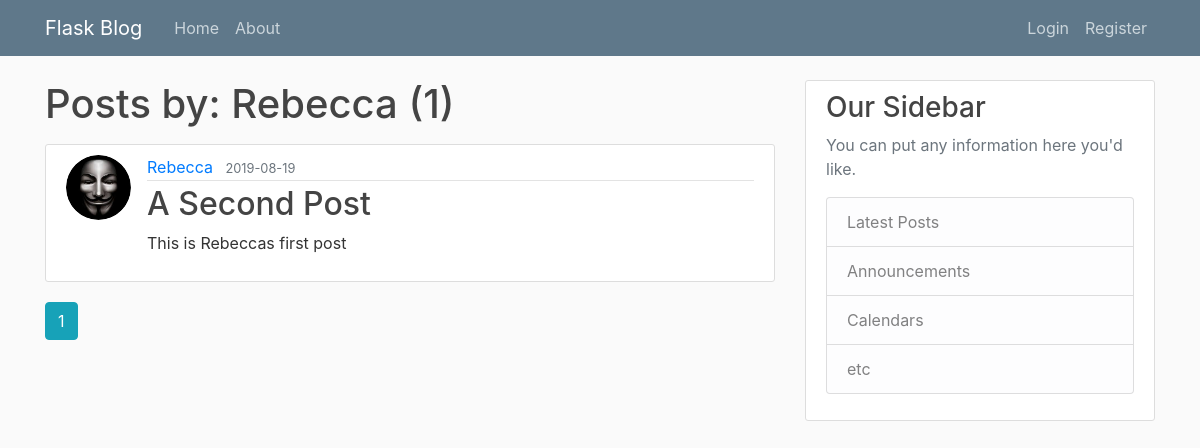
/user/Rebecca, run on an earlier commit of the app's database.
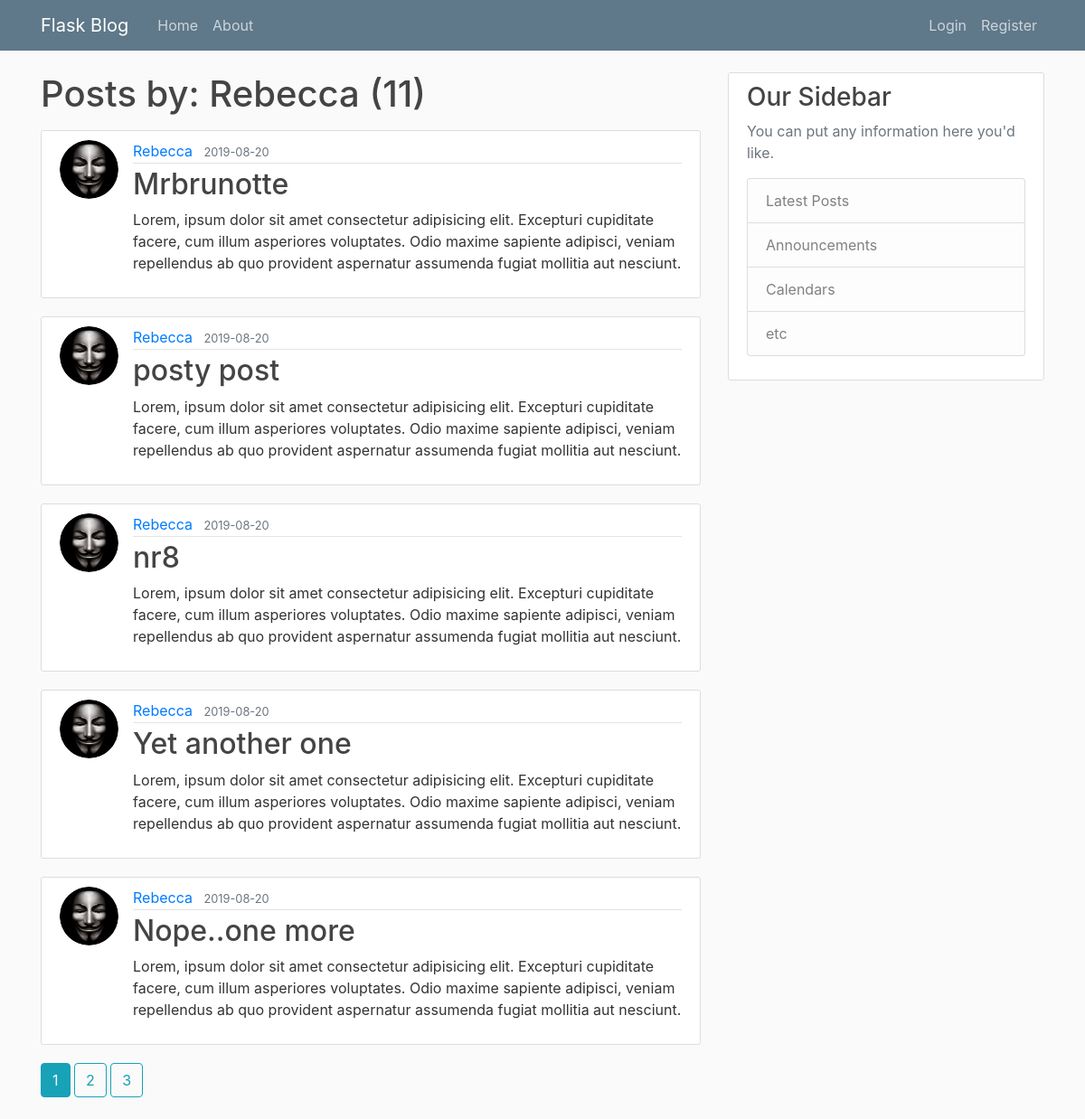
And on a later commit of the database.
### flaskblog/models.py (models this page shows, shortened)
class User(db.Model, UserMixin):
    id = db.Column(db.Integer, primary_key=True)
    username = db.Column(db.String(20), unique=True, nullable=False)
    email = db.Column(db.String(120), unique=True, nullable=False)
    image_file = db.Column(db.String(20), nullable=False,
                           default='default.jpg')
    password = db.Column(db.String(60), nullable=False)
    posts = db.relationship('Post', backref='author', lazy=True)

class Post(db.Model):
    id = db.Column(db.Integer, primary_key=True)
    title = db.Column(db.String(100), nullable=False)
    date_posted = db.Column(db.DateTime, nullable=False,
                            default=datetime.utcnow)
    content = db.Column(db.Text, nullable=False)
    user_id = db.Column(db.Integer, db.ForeignKey('user.id'), nullable=False)

### flaskblog/routes.py (the view)
@app.route("/user/<string:username>")
def user_posts(username):
    page = request.args.get('page', 1, type=int)
    user = User.query.filter_by(username=username).first_or_404()
    posts=Post.query.filter_by(author=user).order_by(Post.date_posted.desc()).paginate(page=page, per_page=5)
    return render_template('user_posts.html', posts=posts, user=user)

### flaskblog/templates/user_posts.html
{% extends "layout.html" %}
{% block content %}
<h1 class="mb-3">Posts by: {{ user.username }} ({{ posts.total }})</h1>
{% for post in posts.items %}
<article class="media content-section">
    <img class="rounded-circle article-img"
        src="{{ url_for('static', filename='profile_pics/' + post.author.image_file) }}" alt="">
    <div class="media-body">
        <div class="article-metadata">
            <a class="mr-2"
                href="{{ url_for('user_posts', username=post.author.username) }}">{{ post.author.username }}</a>
            <small class="text-muted">{{ post.date_posted.strftime('%Y-%m-%d') }}</small>
        </div>
        <h2><a class="article-title" href="{{ url_for('post', post_id=post.id) }}">{{ post.title }}</a></h2>
        <p class="article-content">{{ post.content }}</p>
    </div>
</article>
{% endfor %}
{% for page_num in posts.iter_pages(left_edge=1, right_edge=1, left_current=1, right_current=2) %}
{% if page_num %}
{% if posts.page == page_num %}
<a class="btn btn-info mb-4"
    href="{{ url_for('user_posts', username=user.username, page=page_num) }}">{{ page_num }}</a>
{% else %}
<a class="btn btn-outline-info mb-4"
    href="{{ url_for('user_posts', username=user.username, page=page_num) }}">{{ page_num }}</a>
{% endif %}
{% else %}
...
{% endif %}
{% endfor %}
{% endblock content %}

### flaskblog/templates/layout.html (shortened to what this page needs)
<!DOCTYPE html>
<html>
<head>
    <link rel="stylesheet" href="https://stackpath.bootstrapcdn.com/bootstrap/4.3.1/css/bootstrap.min.css"
>
    <link rel="stylesheet" type="text/css" href="{{ url_for('static', filename='main.css') }}">
</head>
<body>
    <header class="site-header">
        <nav class="navbar navbar-expand-md navbar-dark bg-steel fixed-top">
            <div class="container">
                <a class="navbar-brand mr-4" href="/">Flask Blog</a>
                <div class="collapse navbar-collapse" id="navbarToggle">
                    <div class="navbar-nav mr-auto">
                        <a class="nav-item nav-link" href="{{ url_for('home') }}">Home</a>
                        <a class="nav-item nav-link" href="{{ url_for('about') }}">About</a>
                    </div>
                    <div class="navbar-nav">
                        {% if current_user.is_authenticated %}
                        <a class="nav-item nav-link" href="{{ url_for('new_post') }}">New Post</a>
                        <a class="nav-item nav-link" href="{{ url_for('account') }}">Account</a>
                        <a class="nav-item nav-link" href="{{ url_for('logout') }}">Logout</a>
                        {% else %}
                        <a class="nav-item nav-link" href="{{ url_for('login') }}">Login</a>
                        <a class="nav-item nav-link" href="{{ url_for('register') }}">Register</a>
                        {% endif %}
                    </div>
                </div>
            </div>
        </nav>
    </header>
    <main role="main" class="container">
        <div class="row">
            <div class="col-md-8">
                {% block content %}{% endblock %}
            </div>
            <div class="col-md-4">
                <div class="content-section">
                    <h3>Our Sidebar</h3>
                    <p class="text-muted">You can put any information here you'd like.
                        <ul class="list-group">
                            <li class="list-group-item list-group-item-light">Latest Posts</li>
                            <li class="list-group-item list-group-item-light">Announcements</li>
                            <li class="list-group-item list-group-item-light">Calendars</li>
                            <li class="list-group-item list-group-item-light">etc</li>
                        </ul>
                    </p>
                </div>
            </div>
        </div>
    </main>
</body>
</html>

### flaskblog/static/main.css (style rules this page uses)
body { background: #fafafa; color: #333333; margin-top: 5rem; }
h1, h2, h3, h4, h5, h6 { color: #444444; }
.bg-steel { background-color: #5f788a; }
.site-header .navbar-nav .nav-link { color: #cbd5db; }
.content-section { background: #ffffff; padding: 10px 20px; border: 1px solid #dddddd; border-radius: 3px; margin-bottom: 20px; }
.article-title { color: #444444; }
.article-content { white-space: pre-line; }
.article-img { height: 65px; width: 65px; margin-right: 16px; }
.article-metadata { padding-bottom: 1px; margin-bottom: 4px; border-bottom: 1px solid #e3e3e3 }

What changed in the data, as far as the page shows it:
no longer on this page (row unchanged): Post: image_file (placeholder picture), author.username "Rebecca", date_posted "2019-08-19", title "A Second Post", content "This is Rebeccas first post"
added Post: image_file (placeholder picture), author.username "Rebecca", date_posted "2019-08-20", title "Mrbrunotte", content "Lorem, ipsum dolor sit amet consectetur adipisicing elit. Excepturi cupiditate facere, cum illum asperiores voluptates. Odio maxime sapiente adipisci, veniam repellendus ab quo provident aspernatur assumenda fugiat mollitia aut nesciunt."
added Post: image_file (placeholder picture), author.username "Rebecca", date_posted "2019-08-20", title "posty post", content "Lorem, ipsum dolor sit amet consectetur adipisicing elit. Excepturi cupiditate facere, cum illum asperiores voluptates. Odio maxime sapiente adipisci, veniam repellendus ab quo provident aspernatur assumenda fugiat mollitia aut nesciunt."
added Post: image_file (placeholder picture), author.username "Rebecca", date_posted "2019-08-20", title "nr8", content "Lorem, ipsum dolor sit amet consectetur adipisicing elit. Excepturi cupiditate facere, cum illum asperiores voluptates. Odio maxime sapiente adipisci, veniam repellendus ab quo provident aspernatur assumenda fugiat mollitia aut nesciunt."
added Post: image_file (placeholder picture), author.username "Rebecca", date_posted "2019-08-20", title "Yet another one", content "Lorem, ipsum dolor sit amet consectetur adipisicing elit. Excepturi cupiditate facere, cum illum asperiores voluptates. Odio maxime sapiente adipisci, veniam repellendus ab quo provident aspernatur assumenda fugiat mollitia aut nesciunt."
added Post: image_file (placeholder picture), author.username "Rebecca", date_posted "2019-08-20", title "Nope..one more", content "Lorem, ipsum dolor sit amet consectetur adipisicing elit. Excepturi cupiditate facere, cum illum asperiores voluptates. Odio maxime sapiente adipisci, veniam repellendus ab quo provident aspernatur assumenda fugiat mollitia aut nesciunt."
Also different on the page:
{{ posts.total }}: "1" → "11"
new list line: "2"
new list line: "3"
